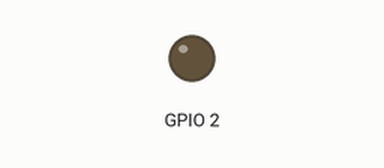
This program was run on a simulated ESP32. On the bench: output pins drawn as LEDs (lit = HIGH). WiFi joins after 1.5 s; servers stay silent unless stated; the local clock reads 2024-03-15 10:24:30 at power-on unless the program sets it; storage starts empty; what the program prints to the serial monitor is not drawn.

Above: at 0.1 s.
At 1.6 s:
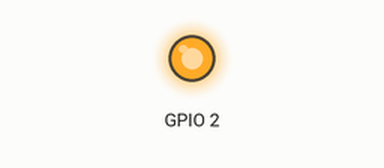
Timing chart, 0 to 3.1 s (numbered marks = the images above):
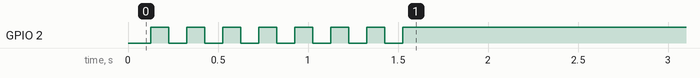

The program:

main.cpp
```cpp
#include <Arduino.h>
#include <SdFat.h>
#include <uRTCLib.h>
#include <HTTPClient.h>
#include "WiFiManager.hpp"
#include "TelegramNotifier.hpp"
#include "RtcDateTimeProvider.hpp"
#include "LoggerFactory.hpp"
#include "SettingsAccessor.hpp"

uRTCLib rtc(0x68);
RtcDateTimeProvider dateTimeProvider(rtc);
SdFat sd;
HTTPClient httpClient;
TelegramNotifier* notifier;
LoggerFactory* logger;
WiFiManager* wifiManager;

void setup() {
    Serial.begin(9600);
    sd.begin(4, SPI_HALF_SPEED);
    URTCLIB_WIRE.begin();
    rtc.refresh();

    // settings
    SettingsAccessor settingsAccessor(sd);
    Settings settings = settingsAccessor.getSettings();

    // notifier
    notifier = new TelegramNotifier(settings.telegram.botId, settings.telegram.chatId, httpClient);

    // logger
    logger = new LoggerFactory(dateTimeProvider, *notifier, httpClient);
    logger->writeToSerial(settings.logLevel.serial, Serial);
    logger->writeToSdCard(settings.logLevel.sd, sd);
    logger->writeToElasticserach(settings.logLevel.elasticsearch, settings.elasticsearchUrl);

    // WiFi
    wifiManager = new WiFiManager(settings.wifi.ssid, settings.wifi.password, *logger);
    wifiManager->connect();
    delay(1000);
    wifiManager->checkConnection();
}

void restart() {
    logger->logInfo("Restarting in 10 seconds");
    delay(10000);
    ESP.restart();
}

void loop() {
    rtc.refresh();
    logger->logInfo("ping");
    delay(1000);
    //restart();
}
```
